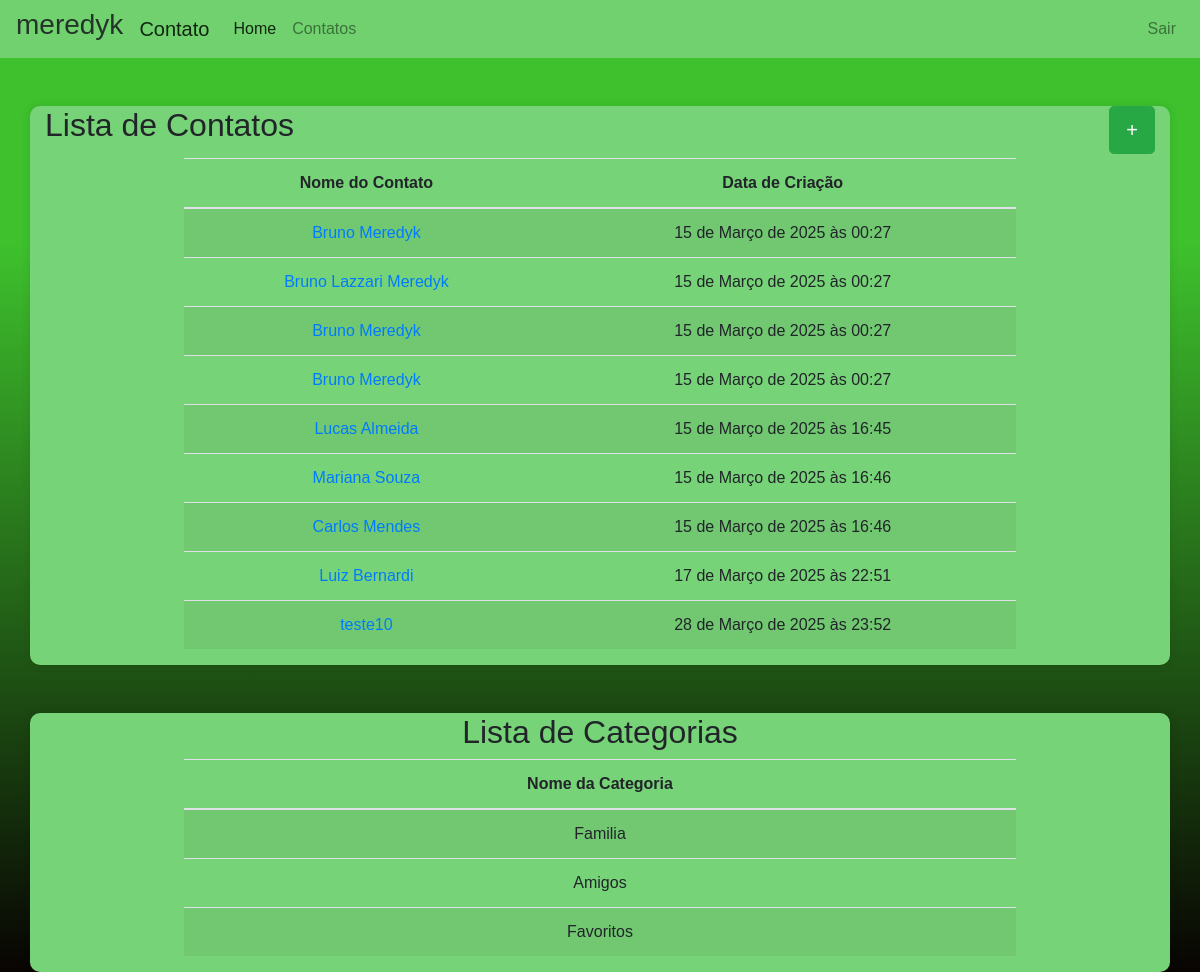
Before: /contato/ (signed in) with the older database file.
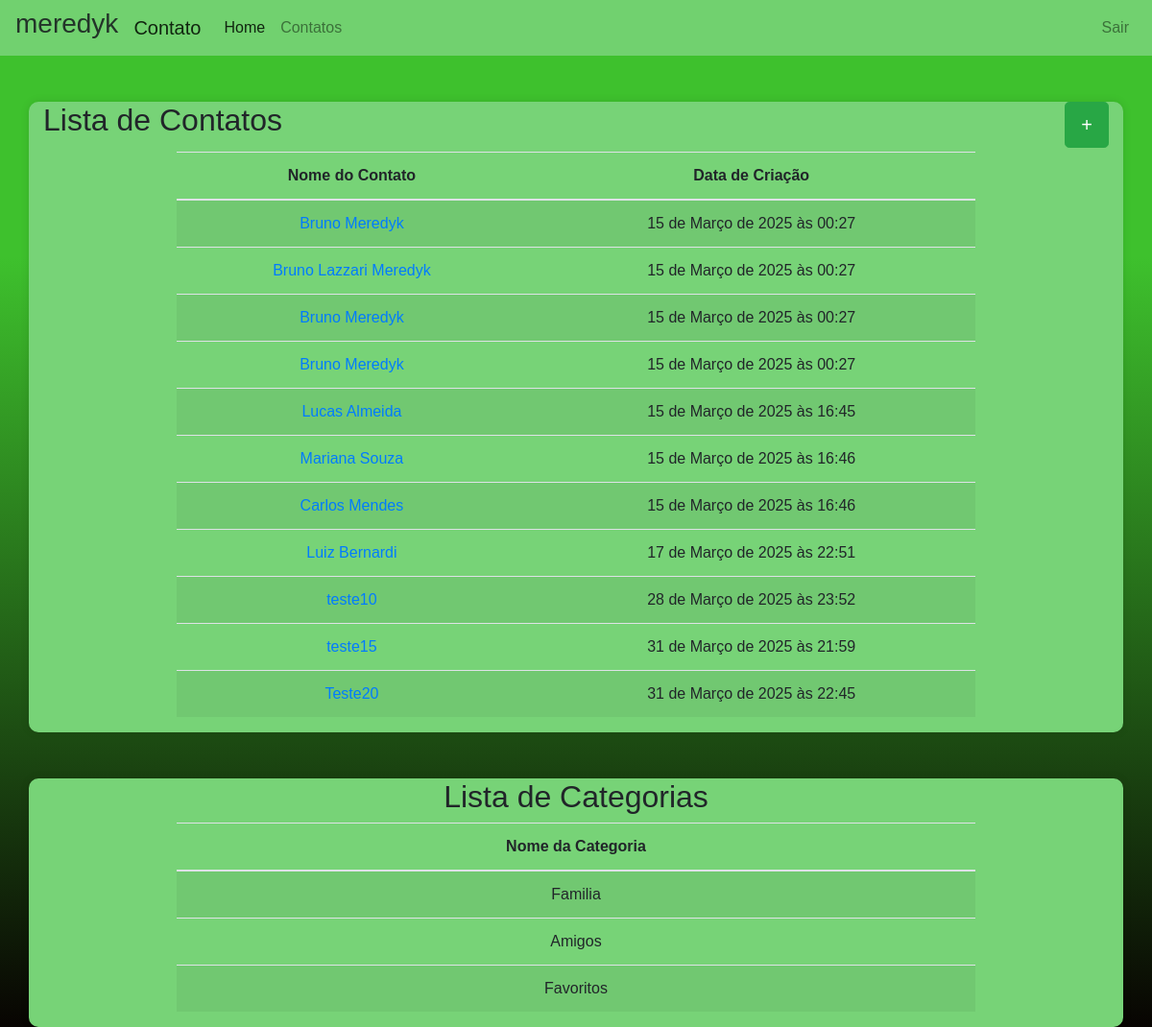
After: the same page with the newer database file.
### Contato/models.py (models this page shows, shortened)
class Contato(models.Model):
    nome = models.CharField(max_length=255)
    Categoria = models.ForeignKey('Categoria', on_delete=models.CASCADE)
    foto = models.ImageField(blank=True, null=True)
    email = models.EmailField(unique=True)
    telefone = models.CharField(max_length=20)
    endereco = models.CharField(max_length=255)
    cep = models.CharField(max_length=9)
    cidade = models.CharField(max_length=100)
    estado = models.CharField(max_length=50)
    data_criacao = models.DateTimeField(auto_now_add=True)

class Categoria(models.Model):
    nome = models.CharField(max_length=255)

### Contato/views.py (the view)
# urls.py: path('contato/', views.index, name='contato'),
@login_required(login_url='login')
def index(request):
    contatos = Contato.objects.all()
    categorias = Categoria.objects.all()
    return render(request, 'pages/index.html', {'contatos': contatos, 'categorias': categorias})

### Contato/templates/pages/index.html (shortened to what this page needs)
{% load static %}
<!DOCTYPE html>
<html lang="pt-br">
  <head>
    <link
      rel="stylesheet"
      href="https://stackpath.bootstrapcdn.com/bootstrap/4.5.2/css/bootstrap.min.css"
    />
    <link rel="stylesheet" href="{% static 'css/style.css' %}" />
  </head>
  <body>
    <header>
      <nav
        class="navbar navbar-expand-lg navbar-light"
        style="background-color: #77d377; opacity: 0.9"
      >
      <h3 class="mr-auto">{{ request.user }}</h3>
      <a class="navbar-brand ml-3" href="{% url 'home' %}">Contato</a>
      <div class="collapse navbar-collapse" id="navbarNav">
        <ul class="navbar-nav mr-auto">
          <li class="nav-item active">
            <a class="nav-link" href="{% url 'home' %}">Home</a>
          </li>
          <li class="nav-item">
            <a class="nav-link" href="{% url 'contato' %}">Contatos</a>
          </li>
        </ul>
        <ul class="navbar-nav ml-auto">
           {% if request.user.is_authenticated %}
          <li class="nav-item">
            <a class="nav-link" href="{% url 'logout' %}">Sair</a>
          </li>
          {% endif %}
        </div>
      </nav>
    </header>
    <div class="container mt-5" style="background-color: #77d377">
        <div class="d-flex justify-content-between">
      <h2 class="text-center justify-content-center">Lista de Contatos</h2>
      <a href="{% url 'contatoform' %}" class="flex justify-content-end btn btn-primary mb-1 btn-lg btn-success">+</a>
      </div>
      <div class="d-flex justify-content-center">
        <table class="table table-striped w-75">
          <thead>
            <tr>
              <th class="text-center">Nome do Contato</th>
              <th class="text-center">Data de Criação</th>
            </tr>
          </thead>
          <tbody>
            {% for contato in contatos %}
            <tr>
              <td class="text-center">
                <a href="{% url 'contato_detalhe' contato.id %}"
                  >{{ contato.nome }}</a
                >
              </td>
              <td class="text-center">{{ contato.data_criacao }}</td>
            </tr>
            {% endfor %}
          </tbody>
        </table>
      </div>
    </div>
    <div class="container mt-5" style="background-color: #77d377">
      <h2 class="text-center">Lista de Categorias</h2>
      <div class="d-flex justify-content-center">
        <table class="table table-striped w-75">
          <thead>
            <tr>
              <th class="text-center">Nome da Categoria</th>
            </tr>
          </thead>
          <tbody>
            {% for categoria in categorias %}
            <tr>
              <td class="text-center">{{ categoria.nome }}</td>
            </tr>
            {% endfor %}
          </tbody>
        </table>
      </div>
    </div>
  </body>
</html>

Changed rows visible on the page:
added Contato: nome "teste15", data_criacao "31 de Março de 2025 às 21:59"
added Contato: nome "Teste20", data_criacao "31 de Março de 2025 às 22:45"
